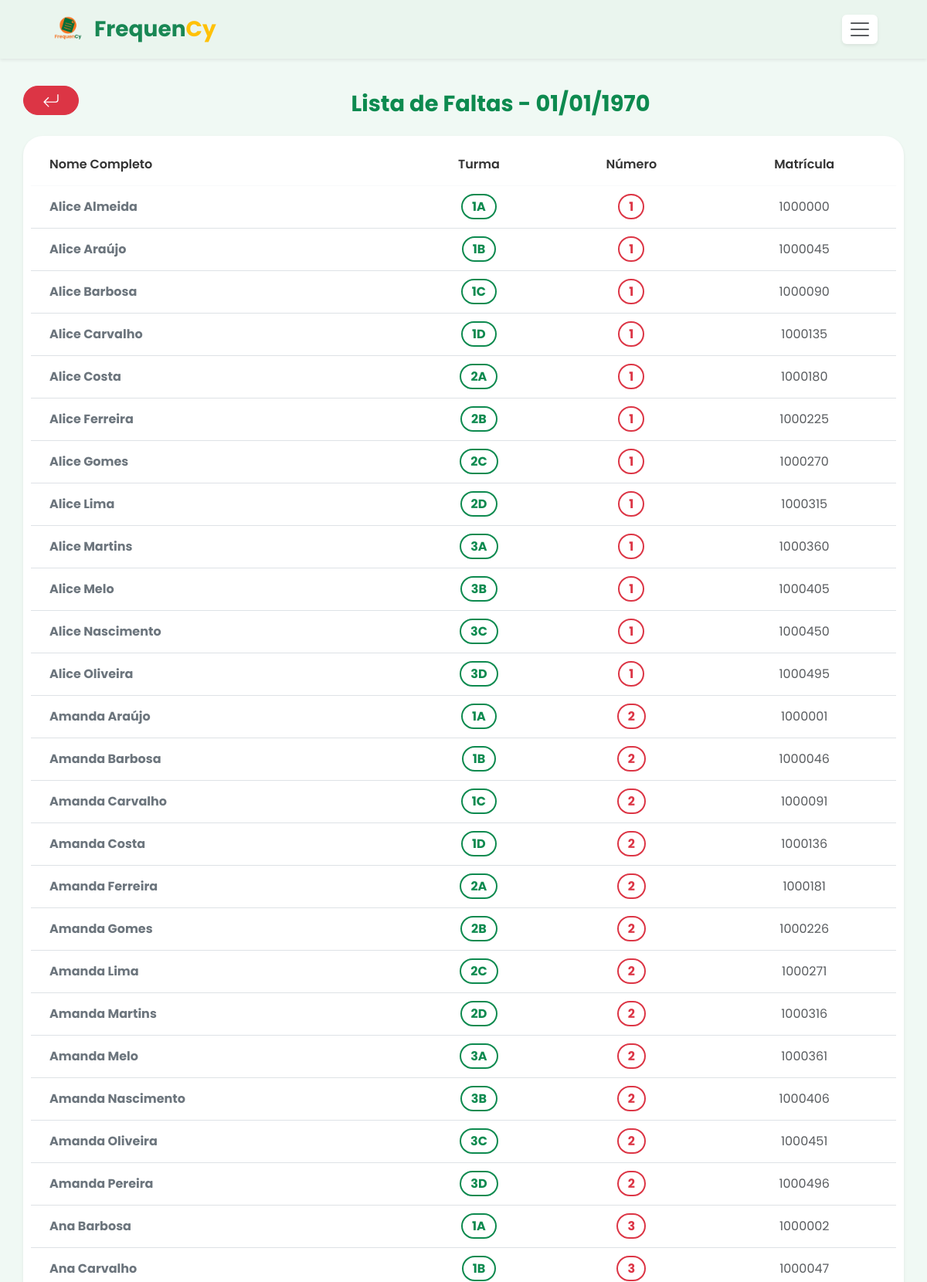
Page /lista_faltas.php (upper part) on the committed database.
### tables this page shows
CREATE TABLE `aluno` (
  `id_aluno` int(11) NOT NULL,
  `nome_aluno` varchar(200) NOT NULL,
  `numero_aluno` varchar(2) NOT NULL,
  `matricula` varchar(15) NOT NULL,
  `turma_aluno` varchar(2) NOT NULL
);

### lista.php (called while the page is built, shortened)
<?php
$filterData = isset($_GET['data']) ? trim($_GET['data']) : '';
if (!empty($filterData)) {
    $alunos = buscar_alunos_com_faltas($conexao, $filterData);
    $alunosFiltrados = array_filter($alunos, function($aluno) {
        return $aluno['situacao'] == 'A';
    });
} else {
    $alunos = buscar_alunos($conexao);
}
$filtros = array();
if (empty($filtros) && empty($filterData)) {
    $alunosFiltrados = $alunos;
}
function buscar_alunos($conexao)
{
    $alunos = array();
    $query = "SELECT nome_aluno, turma_aluno, numero_aluno, matricula FROM aluno ORDER BY nome_aluno ASC";
    $result = mysqli_query($conexao, $query);
    if ($result) {
        while ($row = mysqli_fetch_assoc($result)) {
            $alunos[] = $row;
        }
    }
    return $alunos;
}

### lista_faltas.php (the view, shortened to what this page needs)
<?php
include('conexao.php');
include('lista.php');
?>
<!DOCTYPE html>
<html lang="pt-br">
<head>
    <link href="css/bootstrap.min.css" rel="stylesheet">
</head>
<body>
    <?php include('navbar.php'); ?>
    <div class="container-lista">
        <div class="row align-items-center mb-3 header-row">
            <div class="col-auto">
                <a href="painel.php" class="btn btn-danger rounded-pill px-4 mb-0">
                </a>
            </div>
            <div class="col text-center">
                <h2 class="titulo-verde mb-2 mt-3">Lista de Faltas - <?php echo date('d/m/Y', strtotime($_GET['data'])); ?></h2>
            </div>
        </div>
        <div class="custom-card shadow-sm">
            <div class="table-responsive">
                <table class="table mb-0 text-center">
                    <thead>
                        <tr>
                            <th class="text-start ps-4">Nome Completo</th>
                            <th>Turma</th>
                            <th>Número</th>
                            <th>Matrícula</th>
                        </tr>
                    </thead>
                    <tbody>
                        <?php if (!empty($alunosFiltrados)): ?>
                            <?php foreach ($alunosFiltrados as $aluno): ?>
                                <tr>
                                    <td class="text-start ps-4 fw-bold text-secondary"><?php echo $aluno['nome_aluno']; ?></td>
                                    <td><span class="badge-turma"><?php echo $aluno['turma_aluno']; ?></span></td>
                                    <td><span class="badge-number"><?php echo $aluno['numero_aluno']; ?></span></td>
                                    <td class="text-muted"><?php echo $aluno['matricula']; ?></td>
                                </tr>
                            <?php endforeach; ?>
                        <?php else: ?>
                            <tr>
                                <td colspan="4" class="py-4 text-muted">Nenhum registro encontrado.</td>
                            </tr>
                        <?php endif; ?>
                    </tbody>
                </table>
            </div>
        </div>
    </div>
</body>
</html>

### lista_faltas.php (style rules this page uses)
* { margin: 0; padding: 0; box-sizing: border-box; font-family: 'Poppins', sans-serif !important; }
body { background-color: #f0f9f4; color: #444; margin: 0 !important; padding: 0 !important; }
.container-lista { margin: 25px auto; width: 95%; max-width: 1200px; }
.titulo-verde { color: #0d8a4f; font-weight: 700; text-align: center; margin-bottom: 25px; font-size: 1.8rem; }
.custom-card { background-color: #ffffff; border-radius: 25px; border: none; box-shadow: 0 4px 15px rgba(0, 0, 0, 0.04); padding: 10px; }
.table thead th { border: none; font-weight: 600; color: #333; padding: 15px; }
.table tbody td { vertical-align: middle; border-top: 1px solid #f8f9fa; padding: 15px; }
.badge-turma { color: #0d8a4f; border: 2px solid #0d8a4f; padding: 3px 12px; border-radius: 50px; font-weight: 700; }
.badge-number { color: #dc3545; border: 2px solid #dc3545; padding: 3px 12px; border-radius: 50px; font-weight: 700; }

### rows in the picture
aluno: nome_aluno "Alice Almeida", turma_aluno "1A", numero_aluno "1", matricula "1000000"
aluno: nome_aluno "Alice Araújo", turma_aluno "1B", numero_aluno "1", matricula "1000045"
aluno: nome_aluno "Alice Barbosa", turma_aluno "1C", numero_aluno "1", matricula "1000090"
aluno: nome_aluno "Alice Carvalho", turma_aluno "1D", numero_aluno "1", matricula "1000135"
aluno: nome_aluno "Alice Costa", turma_aluno "2A", numero_aluno "1", matricula "1000180"
aluno: nome_aluno "Alice Ferreira", turma_aluno "2B", numero_aluno "1", matricula "1000225"
aluno: nome_aluno "Alice Gomes", turma_aluno "2C", numero_aluno "1", matricula "1000270"
aluno: nome_aluno "Alice Lima", turma_aluno "2D", numero_aluno "1", matricula "1000315"
aluno: nome_aluno "Alice Martins", turma_aluno "3A", numero_aluno "1", matricula "1000360"
aluno: nome_aluno "Alice Melo", turma_aluno "3B", numero_aluno "1", matricula "1000405"
aluno: nome_aluno "Alice Nascimento", turma_aluno "3C", numero_aluno "1", matricula "1000450"
aluno: nome_aluno "Alice Oliveira", turma_aluno "3D", numero_aluno "1", matricula "1000495"
aluno: nome_aluno "Amanda Araújo", turma_aluno "1A", numero_aluno "2", matricula "1000001"
aluno: nome_aluno "Amanda Barbosa", turma_aluno "1B", numero_aluno "2", matricula "1000046"
aluno: nome_aluno "Amanda Carvalho", turma_aluno "1C", numero_aluno "2", matricula "1000091"
aluno: nome_aluno "Amanda Costa", turma_aluno "1D", numero_aluno "2", matricula "1000136"
aluno: nome_aluno "Amanda Ferreira", turma_aluno "2A", numero_aluno "2", matricula "1000181"
aluno: nome_aluno "Amanda Gomes", turma_aluno "2B", numero_aluno "2", matricula "1000226"
aluno: nome_aluno "Amanda Lima", turma_aluno "2C", numero_aluno "2", matricula "1000271"
aluno: nome_aluno "Amanda Martins", turma_aluno "2D", numero_aluno "2", matricula "1000316"
aluno: nome_aluno "Amanda Melo", turma_aluno "3A", numero_aluno "2", matricula "1000361"
aluno: nome_aluno "Amanda Nascimento", turma_aluno "3B", numero_aluno "2", matricula "1000406"
aluno: nome_aluno "Amanda Oliveira", turma_aluno "3C", numero_aluno "2", matricula "1000451"
aluno: nome_aluno "Amanda Pereira", turma_aluno "3D", numero_aluno "2", matricula "1000496"
aluno: nome_aluno "Ana Barbosa", turma_aluno "1A", numero_aluno "3", matricula "1000002"
aluno: nome_aluno "Ana Carvalho", turma_aluno "1B", numero_aluno "3", matricula "1000047"

### other values in the picture
date('d/m/Y', strtotime($_GET['data'])) "01/01/1970"
